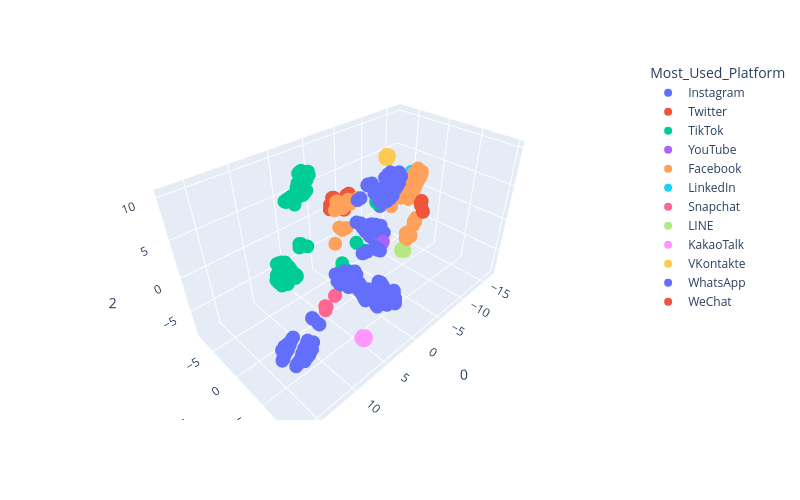

Notebook source saved alongside this figure:
### Code cell
from sklearn.manifold import TSNE
import plotly.express as px
from sklearn.preprocessing import StandardScaler
import matplotlib.pyplot as plt


engineered_df = df.drop(columns=['Student_ID', 'Country', 'Relationship_Status'])
usage_cat = engineered_df['Most_Used_Platform'].astype('category')
labels = usage_cat.cat.codes
label_names = list(usage_cat.cat.categories)
TSNE_optimized_engineered_df = engineered_df#.drop(columns=['Avg_Daily_Usage_Hours', 'Sleep_Hours_Per_Night'])
TSNE_optimized_engineered_df = pd.get_dummies(TSNE_optimized_engineered_df)
scaler = StandardScaler()
X_scaled = scaler.fit_transform(TSNE_optimized_engineered_df)

tsne = TSNE(n_components=3, perplexity=40, learning_rate='auto', max_iter=5000, n_iter_without_progress=300, init='pca')
projections = tsne.fit_transform(X_scaled)

fig = px.scatter_3d(
    projections,
    x=0,
    y=1,
    z=2,
    color=df.Most_Used_Platform,
    labels={'color': 'Most_Used_Platform'},
    hover_data={
        'Avg_Daily_Usage_Hours': engineered_df.Avg_Daily_Usage_Hours,
        'Affects_Academic_Performance': engineered_df.Affects_Academic_Performance,
        'Sleep_Hours_Per_Night': engineered_df.Sleep_Hours_Per_Night,
        'Mental_Health_Score': engineered_df.Mental_Health_Score,
        'Addicted_Score': engineered_df.Addicted_Score
    },
    width=800, 
    height=500,
)
fig.show()

### Figure 1 — Plotly figure (JSON) as saved in the notebook; plotly's stock layout.template omitted (floating-point values rounded to 4 significant figures; data arrays with more than 128 entries replaced by an {"elided": "..."} marker saying what was removed)
{"data": [{"customdata": {"elided": "249x5 mixed values"}, "hovertemplate": "Most_Used_Platform=Instagram<br>0=%{x}<br>1=%{y}<br>2=%{z}<br>Avg_Daily_Usage_Hours=%{customdata[0]}<br>Affects_Academic_Performance=%{customdata[1]}<br>Sleep_Hours_Per_Night=%{customdata[2]}<br>Mental_Health_Score=%{customdata[3]}<br>Addicted_Score=%{customdata[4]}<extra></extra>", "legendgroup": "Instagram", "marker": {"color": "#636efa", "symbol": "circle"}, "mode": "markers", "name": "Instagram", "scene": "scene", "showlegend": true, "type": "scatter3d", "x": {"elided": "249 float values"}, "y": {"elided": "249 float values"}, "z": {"elided": "249 float values"}}, {"customdata": {"elided": "30x5 mixed values"}, "hovertemplate": "Most_Used_Platform=Twitter<br>0=%{x}<br>1=%{y}<br>2=%{z}<br>Avg_Daily_Usage_Hours=%{customdata[0]}<br>Affects_Academic_Performance=%{customdata[1]}<br>Sleep_Hours_Per_Night=%{customdata[2]}<br>Mental_Health_Score=%{customdata[3]}<br>Addicted_Score=%{customdata[4]}<extra></extra>", "legendgroup": "Twitter", "marker": {"color": "#EF553B", "symbol": "circle"}, "mode": "markers", "name": "Twitter", "scene": "scene", "showlegend": true, "type": "scatter3d", "x": [-6.346, -5.929, -5.324, -5.419, -3.286, -5.172, -5.844, -3.663, -5.206, -5.419, -5.215, -3.095, -5.191, -5.819, -5.737, -3.654, -2.849, -5.408, -5.324, -3.368, -3.144, -5.906, -5.688, -3.015, -2.836, -5.423, -5.25, -3.327, -3.118, -5.86], "y": [-7.355, -7.224, -7.318, -7.34, -7.21, -6.576, -7.827, -6.739, -6.482, -6.478, -6.585, -7.652, -6.532, -7.909, -7.885, -6.784, -7.417, -7.294, -7.319, -7.139, -7.196, -7.278, -7.139, -7.407, -7.436, -7.341, -7.181, -7.171, -7.224, -7.165], "z": [1.352, 1.34, -0.8143, -0.8497, 1.913, 0.6941, 0.02423, 1.403, 0.9852, 0.9926, 0.6933, 0.757, 0.8593, -0.245, -0.1222, 1.337, 0.3009, -0.74, -0.8135, 1.989, 2.024, 1.231, 1.464, 0.3159, 0.2692, -0.8512, -0.5295, 1.95, 1.988, 1.419]}, {"customdata": {"elided": "154x5 mixed values"}, "hovertemplate": "Most_Used_Platform=TikTok<br>0=%{x}<br>1=%{y}<br>2=%{z}<br>Avg_Daily_Usage_Hours=%{customdata[0]}<br>Affects_Academic_Performance=%{customdata[1]}<br>Sleep_Hours_Per_Night=%{customdata[2]}<br>Mental_Health_Score=%{customdata[3]}<br>Addicted_Score=%{customdata[4]}<extra></extra>", "legendgroup": "TikTok", "marker": {"color": "#00cc96", "symbol": "circle"}, "mode": "markers", "name": "TikTok", "scene": "scene", "showlegend": true, "type": "scatter3d", "x": {"elided": "154 float values"}, "y": {"elided": "154 float values"}, "z": {"elided": "154 float values"}}, {"customdata": [[3, "No", 7, 7, 4], [3.7, "No", 6.8, 7, 5], [3.8, "No", 6.6, 7, 5], [3.9, "No", 6.5, 7, 6], [3.8, "No", 6.4, 7, 6], [3.9, "No", 6.5, 7, 6], [4.7, "Yes", 5.9, 6, 7], [4.4, "Yes", 6, 6, 7], [5.8, "Yes", 5.2, 5, 9], [3.8, "No", 6.6, 7, 6]], "hovertemplate": "Most_Used_Platform=YouTube<br>0=%{x}<br>1=%{y}<br>2=%{z}<br>Avg_Daily_Usage_Hours=%{customdata[0]}<br>Affects_Academic_Performance=%{customdata[1]}<br>Sleep_Hours_Per_Night=%{customdata[2]}<br>Mental_Health_Score=%{customdata[3]}<br>Addicted_Score=%{customdata[4]}<extra></extra>", "legendgroup": "YouTube", "marker": {"color": "#ab63fa", "symbol": "circle"}, "mode": "markers", "name": "YouTube", "scene": "scene", "showlegend": true, "type": "scatter3d", "x": [-4.22, -5.016, -5.046, -4.993, -4.992, -4.968, -4.557, -4.567, -3.801, -4.996], "y": [0.09266, 0.3811, 0.3593, 0.4008, 0.4007, 0.3985, 0.652, 0.6485, 0.4735, 0.3985], "z": [-2.543, -2.227, -2.237, -2.217, -2.217, -2.228, -2.101, -2.102, -2.331, -2.218]}, {"customdata": {"elided": "123x5 mixed values"}, "hovertemplate": "Most_Used_Platform=Facebook<br>0=%{x}<br>1=%{y}<br>2=%{z}<br>Avg_Daily_Usage_Hours=%{customdata[0]}<br>Affects_Academic_Performance=%{customdata[1]}<br>Sleep_Hours_Per_Night=%{customdata[2]}<br>Mental_Health_Score=%{customdata[3]}<br>Addicted_Score=%{customdata[4]}<extra></extra>", "legendgroup": "Facebook", "marker": {"color": "#FFA15A", "symbol": "circle"}, "mode": "markers", "name": "Facebook", "scene": "scene", "showlegend": true, "type": "scatter3d", "x": [-0.4976, -10.27, -10.3, -10.26, -10.87, -10.1, -10.21, -10.12, -10.94, -8.72, -8.709, -10.06, -10.45, 1.281, -9.789, 1.128, 1.437, -9.875, 0.8646, 0.3267, -10.01, 0.6796, 0.2802, -10.28, 0.5115, 0.2426, -9.289, -9.425, -8.651, -9.854, -9.08, -9.682, -8.815, -10.2, -9.365, -9.814, -9.022, -10.45, -9.588, -10.12, -9.251, -10.59, -9.778, -10.32, -9.506, -10.67, -10.25, -10.05, -0.08525, -11.08, -9.683, -0.1142, -11.11, -9.931, -0.1425, -12.04, -9.839, -0.2687, -12.21, -10.26, -0.3851, -12.4, -10.27, -0.4947, -12.57, -11.62, -11.27, -11.78, -11.41, -11.93, -11.57, -12.07, -11.74, -12.1, -11.98, -12.55, -11.94, -12.22, -12.58, -12.82, -12.64, -12.62, -12.46, -9.92, -10.43, -1.224, -10.06, -1.235, -10.59, -10.22, -1.297, -10.73, -10.41, 2.2, 1.43, -8.566, 1.547, -9.356, 3.47, 1.96, -9.884, 2.326, 1.978, -9.889, 1.969, -9.921, 2.591, 1.943, 2.588, -8.612, 1.345, -8.666, 1.74, -9.19, -9.334, 3.471, 2.208, 1.655, -8.838, 1.597, -9.556, -8.595, 3.481], "y": [-1.148, 1.465, -0.7407, 1.464, -1.124, 1.471, -0.7744, 1.476, -1.128, -1.613, -1.629, 1.577, -0.7203, 0.1899, 1.485, -0.5184, 0.1972, 1.442, -0.4383, -1.227, -0.2812, -0.3312, -1.397, -0.1615, -0.2382, -1.557, 0.6756, 0.7256, 0.06418, 0.9447, 0.8036, 0.7031, 0.1636, 0.9056, 0.9259, 0.3379, 0.2584, 0.7133, 1.027, 0.4209, 0.3952, 0.3945, 1.098, 0.2364, 0.5582, 0.2321, -0.9081, 0.8156, -0.5542, -1.208, 0.6399, -0.6276, -1.2, 0.2038, -0.7018, -1.446, 0.2824, -0.6452, -1.418, 0.3738, -0.5838, -1.39, 0.1309, -0.5228, -1.345, -0.1961, -1.045, -0.1599, -0.9816, -0.09396, -0.9251, -0.0334, -0.8667, 0.06962, -0.8933, -0.09172, -0.6492, 0.1403, -0.841, -0.07186, -0.7278, 0.0768, -0.4911, -0.2751, 0.5376, -0.4203, -0.2447, -0.4083, 0.5838, -0.157, -0.392, 0.619, -0.04816, -0.6796, -0.6273, -1.433, -0.7612, -1.126, 0.6351, 0.1919, 1.444, 0.09215, 0.221, 1.451, 0.1922, 1.409, 0.4407, 0.1569, 0.4191, -1.683, -0.5918, -1.528, -0.9328, -1.108, -0.3405, 0.6353, -0.6842, -0.9057, -0.9625, -0.8013, -0.3754, -1.496, 0.6401], "z": [4.931, -0.4302, 2.093, -0.4432, 1.816, -0.6175, 2.021, -0.5858, 1.903, 0.7207, 0.7887, -0.8795, 2.023, 2.799, -1.352, 5.087, 2.815, -1.135, 5.741, 5.155, 3.4, 5.919, 5.1, 4.104, 6.062, 5.049, 2.525, -3.715, 2.74, -3.466, 2.736, -3.968, 3.182, -3.632, 3.041, -4.04, 3.585, -3.725, 3.401, -4.201, 3.968, -3.82, 3.805, -4.236, 4.314, -3.96, 3.458, -3.351, 5.121, 3.455, -3.314, 5.15, 3.372, -3.373, 5.175, 3.03, -3.335, 5.295, 3.209, -3.287, 5.38, 3.448, -3.445, 5.439, 3.695, 3.111, 3.609, 3.352, 3.885, 3.605, 4.152, 3.865, 4.401, 4.209, 4.588, 4.219, 4.938, 4.772, 4.797, 4.674, 5.066, 5.084, 5.39, 3.415, 3.232, 5.509, 3.747, 5.496, 3.525, 4.064, 5.514, 3.845, 4.329, 5.19, 5.386, 3.297, 5.782, 3.248, 1.884, 2.934, -1.119, 3.287, 2.846, -1.109, 2.937, -0.8597, 6.06, 3.039, 6.081, 1.127, 5.43, 3.216, 6.004, 3.011, 2.677, 1.882, 5.181, 6.052, 2.89, 5.735, 2.773, 3.177, 1.87]}, {"customdata": [[1.5, "No", 8, 9, 2], [2.8, "No", 7.2, 8, 4], [2, "No", 7.8, 8, 3], [2.5, "No", 7.3, 8, 4], [2.2, "No", 7.4, 8, 3], [2.6, "No", 7.2, 8, 4], [2.3, "No", 7.3, 8, 4], [2.7, "No", 7.1, 8, 4], [2.4, "No", 7.2, 8, 4], [2.8, "No", 7, 8, 4], [2.3, "No", 7.4, 8, 3], [2.8, "No", 7.2, 8, 4], [2.5, "No", 7.3, 8, 4], [3, "No", 7.1, 8, 4], [2.7, "No", 7.2, 8, 4], [2.6, "No", 7.3, 8, 4], [2.4, "No", 7.4, 8, 4], [2.8, "No", 7.1, 8, 4], [2.5, "No", 7.3, 8, 4], [2.9, "No", 7, 7, 5], [2.6, "No", 7.2, 8, 4]], "hovertemplate": "Most_Used_Platform=LinkedIn<br>0=%{x}<br>1=%{y}<br>2=%{z}<br>Avg_Daily_Usage_Hours=%{customdata[0]}<br>Affects_Academic_Performance=%{customdata[1]}<br>Sleep_Hours_Per_Night=%{customdata[2]}<br>Mental_Health_Score=%{customdata[3]}<br>Addicted_Score=%{customdata[4]}<extra></extra>", "legendgroup": "LinkedIn", "marker": {"color": "#19d3f3", "symbol": "circle"}, "mode": "markers", "name": "LinkedIn", "scene": "scene", "showlegend": true, "type": "scatter3d", "x": [-15.44, -16.03, -15.79, -15.74, -15.82, -16.1, -16.36, -16.26, -16.39, -16.28, -15.76, -16.03, -16.46, -16.16, -15.9, -15.65, -16.15, -15.99, -15.74, -16.67, -16.49], "y": [-3.79, -3.36, -4.09, -4.495, -4.104, -4.609, -4.079, -4.489, -4.072, -4.435, -3.599, -3.36, -3.745, -3.236, -4.103, -4.295, -3.554, -4.118, -4.495, -3.407, -3.747], "z": [2.377, 1.847, 2.502, 1.368, 2.482, 1.388, 2.353, 1.269, 2.334, 1.216, 2.144, 1.847, 2.13, 1.682, 1.02, 1.249, 2.262, 1.003, 1.368, 1.726, 2.095]}, {"customdata": [[5.8, "Yes", 6, 6, 8], [4.8, "Yes", 6.2, 5, 7], [4.7, "Yes", 5.9, 6, 7], [4.8, "Yes", 5.7, 6, 7], [4.6, "Yes", 5.7, 6, 7], [4.9, "Yes", 5.6, 6, 7], [6.1, "Yes", 5.2, 4, 9], [5.4, "Yes", 5.5, 5, 8], [4.6, "Yes", 5.8, 6, 7], [5.6, "Yes", 5.3, 5, 8], [3.7, "No", 6.5, 7, 6], [5.7, "Yes", 5.3, 5, 8], [5.5, "Yes", 5.5, 5, 8]], "hovertemplate": "Most_Used_Platform=Snapchat<br>0=%{x}<br>1=%{y}<br>2=%{z}<br>Avg_Daily_Usage_Hours=%{customdata[0]}<br>Affects_Academic_Performance=%{customdata[1]}<br>Sleep_Hours_Per_Night=%{customdata[2]}<br>Mental_Health_Score=%{customdata[3]}<br>Addicted_Score=%{customdata[4]}<extra></extra>", "legendgroup": "Snapchat", "marker": {"color": "#FF6692", "symbol": "circle"}, "mode": "markers", "name": "Snapchat", "scene": "scene", "showlegend": true, "type": "scatter3d", "x": [5.733, 5.537, 5.713, 5.712, 5.713, 5.711, 3.97, 3.937, 5.733, 3.935, 5.802, 3.934, 4.041], "y": [0.9394, 0.9918, 0.942, 0.941, 0.9418, 0.9403, 0.8279, 0.8103, 0.9407, 0.8104, 1.055, 0.8103, 0.8364], "z": [-6.092, -6.311, -6.115, -6.11, -6.113, -6.107, -5.567, -5.588, -6.119, -5.586, -6.692, -5.586, -5.593]}, {"customdata": [[3.8, "No", 7.9, 8, 3], [3.5, "No", 8, 8, 3], [3.7, "No", 7.8, 8, 3], [3.6, "No", 8.1, 8, 3], [3.4, "No", 8.2, 8, 3], [3.3, "No", 8.3, 8, 3], [3.2, "No", 8.4, 8, 3], [3.1, "No", 8.5, 8, 3], [3, "No", 8.6, 8, 3], [2.9, "No", 8.7, 8, 3], [2.8, "No", 8.8, 8, 3], [2.7, "No", 8.9, 8, 3]], "hovertemplate": "Most_Used_Platform=LINE<br>0=%{x}<br>1=%{y}<br>2=%{z}<br>Avg_Daily_Usage_Hours=%{customdata[0]}<br>Affects_Academic_Performance=%{customdata[1]}<br>Sleep_Hours_Per_Night=%{customdata[2]}<br>Mental_Health_Score=%{customdata[3]}<br>Addicted_Score=%{customdata[4]}<extra></extra>", "legendgroup": "LINE", "marker": {"color": "#B6E880", "symbol": "circle"}, "mode": "markers", "name": "LINE", "scene": "scene", "showlegend": true, "type": "scatter3d", "x": [-11.58, -11.94, -11.65, -11.8, -11.91, -11.62, -11.59, -11.89, -12.12, -11.94, -11.79, -12.02], "y": [-1.38, -1.3, -1.377, -1.332, -1.491, -1.573, -1.721, -1.704, -1.572, -1.661, -1.841, -1.821], "z": [-8.147, -8.167, -8.014, -8.368, -7.931, -8.393, -8.15, -7.956, -8.219, -8.452, -8.332, -8.192]}, {"customdata": [[5.2, "Yes", 6.5, 6, 6], [5, "Yes", 6.8, 6, 6], [5.1, "Yes", 6.6, 6, 6], [4.9, "Yes", 6.9, 6, 6], [5, "Yes", 6.7, 6, 6], [4.8, "Yes", 7, 6, 6], [4.7, "Yes", 7.1, 6, 6], [4.6, "Yes", 7.2, 6, 6], [4.5, "Yes", 7.3, 6, 6], [4.4, "Yes", 7.4, 6, 6], [4.3, "Yes", 7.5, 6, 6], [4.2, "Yes", 7.6, 6, 6]], "hovertemplate": "Most_Used_Platform=KakaoTalk<br>0=%{x}<br>1=%{y}<br>2=%{z}<br>Avg_Daily_Usage_Hours=%{customdata[0]}<br>Affects_Academic_Performance=%{customdata[1]}<br>Sleep_Hours_Per_Night=%{customdata[2]}<br>Mental_Health_Score=%{customdata[3]}<br>Addicted_Score=%{customdata[4]}<extra></extra>", "legendgroup": "KakaoTalk", "marker": {"color": "#FF97FF", "symbol": "circle"}, "mode": "markers", "name": "KakaoTalk", "scene": "scene", "showlegend": true, "type": "scatter3d", "x": [5.674, 5.458, 5.711, 5.525, 5.58, 5.353, 5.495, 5.419, 5.266, 5.225, 5.118, 5.16], "y": [6.98, 6.987, 7.207, 6.982, 7.243, 6.869, 7.278, 7.431, 7.308, 7.06, 7.099, 7.296], "z": [-7.001, -6.823, -7.063, -7.269, -6.837, -7.035, -7.298, -7.073, -6.875, -7.271, -7.021, -7.167]}, {"customdata": [[4.8, "No", 7.2, 7, 5], [4.5, "No", 7.4, 7, 5], [4.7, "No", 7.3, 7, 5], [4.6, "No", 7.5, 7, 5], [4.4, "No", 7.6, 7, 5], [4.3, "No", 7.7, 7, 5], [4.2, "No", 7.8, 7, 5], [4.1, "No", 7.9, 7, 5], [4, "No", 8, 7, 5], [3.9, "No", 8.1, 7, 5], [3.8, "No", 8.2, 7, 5], [3.7, "No", 8.3, 7, 5]], "hovertemplate": "Most_Used_Platform=VKontakte<br>0=%{x}<br>1=%{y}<br>2=%{z}<br>Avg_Daily_Usage_Hours=%{customdata[0]}<br>Affects_Academic_Performance=%{customdata[1]}<br>Sleep_Hours_Per_Night=%{customdata[2]}<br>Mental_Health_Score=%{customdata[3]}<br>Addicted_Score=%{customdata[4]}<extra></extra>", "legendgroup": "VKontakte", "marker": {"color": "#FECB52", "symbol": "circle"}, "mode": "markers", "name": "VKontakte", "scene": "scene", "showlegend": true, "type": "scatter3d", "x": [-8.809, -9.048, -8.779, -8.965, -8.991, -8.892, -9.239, -9.058, -9.097, -9.329, -9.31, -9.293], "y": [-3.028, -3.128, -3.104, -3.288, -2.806, -2.877, -3.195, -2.732, -3.092, -2.909, -3.122, -2.868], "z": [7.117, 7.027, 7.315, 7.299, 7.118, 7.475, 7.16, 7.354, 7.572, 7.208, 7.445, 7.463]}, {"customdata": {"elided": "54x5 mixed values"}, "hovertemplate": "Most_Used_Platform=WhatsApp<br>0=%{x}<br>1=%{y}<br>2=%{z}<br>Avg_Daily_Usage_Hours=%{customdata[0]}<br>Affects_Academic_Performance=%{customdata[1]}<br>Sleep_Hours_Per_Night=%{customdata[2]}<br>Mental_Health_Score=%{customdata[3]}<br>Addicted_Score=%{customdata[4]}<extra></extra>", "legendgroup": "WhatsApp", "marker": {"color": "#636efa", "symbol": "circle"}, "mode": "markers", "name": "WhatsApp", "scene": "scene", "showlegend": true, "type": "scatter3d", "x": [15.61, 14.93, 15.22, 14.47, 15.88, 15.33, 15.38, 14.47, 16.08, 15.15, 15.5, 14.67, 16.32, 15.54, 15.6, 14.99, 16.45, 15.81, 16.09, 15.04, 16.6, 15.6, 15.87, 15.14, 16.74, 16.08, 16.12, 15.37, 16.86, 16.15, 16.39, 15.65, 16.93, 16.29, 16.55, 15.9, 11.1, 14.21, 11.24, 14.86, 11.32, 11.08, 14.44, 11.25, 14.88, 11.33, 11.06, 14.47, 11.27, 15.52, 11.34, 11.05, 14.61, 11.28], "y": [8.328, 9.44, 7.894, 8.915, 8.37, 9.583, 7.813, 9.537, 8.249, 10.0, 7.787, 8.822, 8.474, 9.469, 7.793, 8.941, 8.477, 9.674, 7.643, 9.473, 8.003, 9.854, 7.799, 8.877, 8.474, 9.61, 7.823, 8.963, 8.415, 9.547, 7.877, 9.054, 8.378, 9.455, 8.015, 9.018, 6.325, 9.435, 5.798, 9.461, 5.752, 6.362, 8.945, 5.747, 9.963, 5.702, 6.399, 8.841, 5.697, 9.67, 5.655, 6.437, 9.49, 5.646], "z": [1.721, 1.509, 1.275, 0.973, 1.577, 1.318, 1.045, 0.4172, 1.382, 0.6628, 0.7639, 0.2538, 1.179, 0.7255, 0.4878, 0.1737, 0.9553, 0.5954, 0.5761, -0.227, 0.7976, 0.06537, 0.07403, -0.326, 0.5323, 0.1784, -0.0725, -0.5075, 0.2885, -0.14, -0.2232, -0.6735, 0.01131, -0.3648, -0.4139, -0.7975, -1.179, 1.069, -0.8317, 1.548, -0.7639, -1.207, 1.082, -0.7961, 1.019, -0.7341, -1.234, 0.586, -0.7619, 1.139, -0.7043, -1.261, 0.215, -0.7287]}, {"customdata": [[4.5, "No", 7.8, 7, 5], [4.4, "No", 7.9, 7, 5], [4.3, "No", 8, 7, 5], [4.2, "No", 8.1, 7, 5], [4.1, "No", 8.2, 7, 5], [4, "No", 8.3, 7, 5], [3.9, "No", 8.4, 7, 5], [5.8, "Yes", 6.5, 6, 7], [5.5, "Yes", 6.8, 6, 7], [5.6, "Yes", 6.8, 6, 7], [5.7, "Yes", 6.7, 6, 7], [5.6, "Yes", 6.7, 6, 7], [5.7, "Yes", 6.7, 6, 7], [5.5, "Yes", 6.8, 6, 7], [5.6, "Yes", 6.7, 6, 7]], "hovertemplate": "Most_Used_Platform=WeChat<br>0=%{x}<br>1=%{y}<br>2=%{z}<br>Avg_Daily_Usage_Hours=%{customdata[0]}<br>Affects_Academic_Performance=%{customdata[1]}<br>Sleep_Hours_Per_Night=%{customdata[2]}<br>Mental_Health_Score=%{customdata[3]}<br>Addicted_Score=%{customdata[4]}<extra></extra>", "legendgroup": "WeChat", "marker": {"color": "#EF553B", "symbol": "circle"}, "mode": "markers", "name": "WeChat", "scene": "scene", "showlegend": true, "type": "scatter3d", "x": [-6.973, -6.963, -6.994, -6.985, -7.015, -7.008, -7.037, -6.053, -5.771, -5.901, -5.794, -6.071, -5.696, -6.033, -5.708], "y": [4.505, 4.495, 4.489, 4.479, 4.473, 4.463, 4.456, 5.093, 5.281, 5.572, 5.351, 5.083, 5.737, 5.032, 5.675], "z": [4.736, 4.765, 4.736, 4.762, 4.734, 4.759, 4.732, 4.978, 5.07, 4.329, 4.91, 4.973, 4.351, 5.118, 4.449]}], "layout": {"height": 500, "legend": {"title": {"text": "Most_Used_Platform"}, "tracegroupgap": 0}, "margin": {"t": 60}, "scene": {"domain": {"x": [0, 1], "y": [0, 1]}, "xaxis": {"title": {"text": "0"}}, "yaxis": {"title": {"text": "1"}}, "zaxis": {"title": {"text": "2"}}}, "width": 800}}
